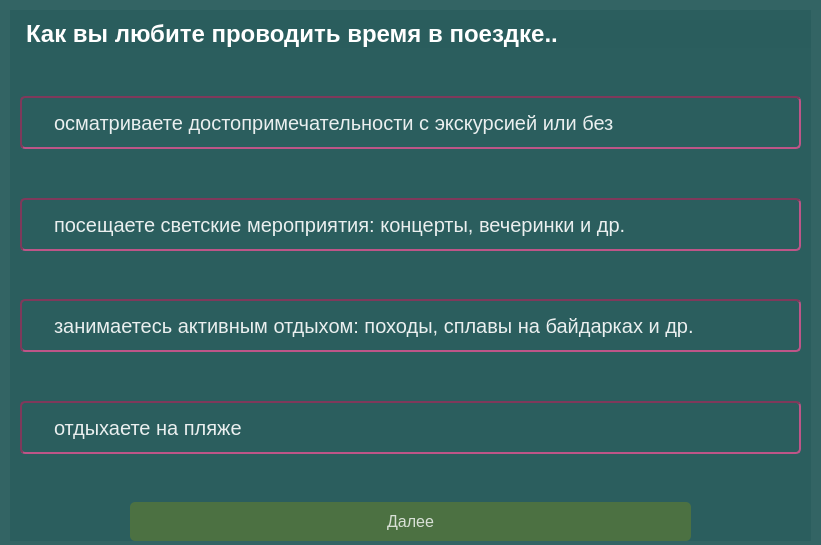
<?xml version="1.0" encoding="UTF-8"?>
<ui version="4.0">
 <class>Step_1_of_10</class>
 <widget class="QWidget" name="Step_1_of_10">
  <property name="geometry">
   <rect>
    <x>0</x>
    <y>0</y>
    <width>821</width>
    <height>545</height>
   </rect>
  </property>
  <property name="windowTitle">
   <string>Form</string>
  </property>
  <property name="styleSheet">
   <string notr="true">background-color: rgba(41, 92, 92, 200)</string>
  </property>
  <widget class="QWidget" name="gridLayoutWidget">
   <property name="geometry">
    <rect>
     <x>10</x>
     <y>10</y>
     <width>801</width>
     <height>531</height>
    </rect>
   </property>
   <layout class="QGridLayout" name="gridLayout">
    <item row="0" column="0">
     <widget class="QLabel" name="label">
      <property name="styleSheet">
       <string notr="true">QLabel {
font-family: 'Arial' 'Optima';
font: bold;
font-size: 18pt;
color: rgba(255, 255, 255, 255);
margin-left: 10px;
margin-top: 10 px;
}</string>
      </property>
      <property name="text">
       <string>Как вы любите проводить время в поездке.. </string>
      </property>
     </widget>
    </item>
    <item row="5" column="0">
     <spacer name="verticalSpacer_3">
      <property name="orientation">
       <enum>Qt::Vertical</enum>
      </property>
      <property name="sizeHint" stdset="0">
       <size>
        <width>20</width>
        <height>40</height>
       </size>
      </property>
     </spacer>
    </item>
    <item row="7" column="0">
     <spacer name="verticalSpacer_4">
      <property name="orientation">
       <enum>Qt::Vertical</enum>
      </property>
      <property name="sizeHint" stdset="0">
       <size>
        <width>20</width>
        <height>40</height>
       </size>
      </property>
     </spacer>
    </item>
    <item row="4" column="0">
     <widget class="QRadioButton" name="winter">
      <property name="styleSheet">
       <string notr="true">QRadioButton {
background-color: rgba(0,0, 0, 0);
border: 2px solid rgba(127, 57, 91, 255);
border-style: inset;
border-radius: 5px;
padding: 12px;
font-size: 15pt;
color: rgba(255, 255, 255, 230);
margin-left: 10px;
margin-right: 10px;
}

QRadioButton:hover {
background-color: qconicalgradient(cx:0.431909, cy:1, angle:270.1, stop:0 rgba(0, 0, 0, 255), stop:0.39548 rgba(191, 112, 151, 100));
}</string>
      </property>
      <property name="text">
       <string>посещаете светские мероприятия: концерты, вечеринки и др.</string>
      </property>
     </widget>
    </item>
    <item row="1" column="0">
     <spacer name="verticalSpacer">
      <property name="orientation">
       <enum>Qt::Vertical</enum>
      </property>
      <property name="sizeHint" stdset="0">
       <size>
        <width>20</width>
        <height>40</height>
       </size>
      </property>
     </spacer>
    </item>
    <item row="3" column="0">
     <spacer name="verticalSpacer_2">
      <property name="orientation">
       <enum>Qt::Vertical</enum>
      </property>
      <property name="sizeHint" stdset="0">
       <size>
        <width>20</width>
        <height>40</height>
       </size>
      </property>
     </spacer>
    </item>
    <item row="8" column="0">
     <widget class="QRadioButton" name="radioButton">
      <property name="styleSheet">
       <string notr="true">QRadioButton {
background-color: rgba(0,0, 0, 0);
border: 2px solid rgba(127, 57, 91, 255);
border-style: inset;
border-radius: 5px;
padding: 12px;
font-size: 15pt;
color: rgba(255, 255, 255, 230);
margin-left: 10px;
margin-right: 10px;
}

QRadioButton:hover {
background-color: qconicalgradient(cx:0.431909, cy:1, angle:270.1, stop:0 rgba(0, 0, 0, 255), stop:0.39548 rgba(191, 112, 151, 100));
}</string>
      </property>
      <property name="text">
       <string>отдыхаете на пляже</string>
      </property>
     </widget>
    </item>
    <item row="2" column="0">
     <widget class="QRadioButton" name="summer">
      <property name="styleSheet">
       <string notr="true">QRadioButton {
background-color: rgba(0,0, 0, 0);
border: 2px solid rgba(127, 57, 91, 255);
border-style: inset;
border-radius: 5px;
padding: 12px;
font-size: 15pt;
color: rgba(255, 255, 255, 230);
margin-left: 10px;
margin-right: 10px;
}

QRadioButton:hover {
background-color: qconicalgradient(cx:0.431909, cy:1, angle:270.1, stop:0 rgba(0, 0, 0, 255), stop:0.39548 rgba(191, 112, 151, 100));
}</string>
      </property>
      <property name="text">
       <string>осматриваете достопримечательности с экскурсией или без</string>
      </property>
     </widget>
    </item>
    <item row="6" column="0">
     <widget class="QRadioButton" name="autmn_spirng">
      <property name="styleSheet">
       <string notr="true">QRadioButton {
background-color: rgba(0,0, 0, 0);
border: 2px solid rgba(127, 57, 91, 255);
border-style: inset;
border-radius: 5px;
padding: 12px;
font-size: 15pt;
color: rgba(255, 255, 255, 230);
margin-left: 10px;
margin-right: 10px;
}

QRadioButton:hover {
background-color: qconicalgradient(cx:0.431909, cy:1, angle:270.1, stop:0 rgba(0, 0, 0, 255), stop:0.39548 rgba(191, 112, 151, 100));
}</string>
      </property>
      <property name="text">
       <string>занимаетесь активным отдыхом: походы, сплавы на байдарках и др.</string>
      </property>
     </widget>
    </item>
    <item row="9" column="0">
     <spacer name="verticalSpacer_5">
      <property name="orientation">
       <enum>Qt::Vertical</enum>
      </property>
      <property name="sizeHint" stdset="0">
       <size>
        <width>20</width>
        <height>40</height>
       </size>
      </property>
     </spacer>
    </item>
    <item row="10" column="0">
     <widget class="QPushButton" name="pushButton">
      <property name="styleSheet">
       <string notr="true">QPushButton {
background-color: rgba(127, 143, 24, 100);
border-radius: 5px;
padding: 10px;
font-size: 12pt;
color: rgba(255, 255, 255, 200);
margin-left: 120px;
margin-right: 120px;
}
QPushButton:hover {
background-color: rgba(127, 143, 24, 200);
}</string>
      </property>
      <property name="text">
       <string>Далее</string>
      </property>
     </widget>
    </item>
   </layout>
  </widget>
 </widget>
 <resources/>
 <connections/>
</ui>
